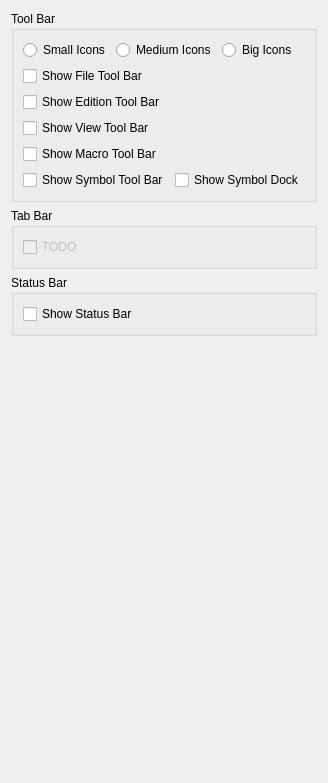
     <widget class="QWidget" name="pInterface">
      <layout class="QVBoxLayout">
       <item>
        <widget class="QGroupBox" name="gbToolBar">
         <property name="title">
          <string>Tool Bar</string>
         </property>
         <layout class="QVBoxLayout" name="verticalLayout_21">
          <item>
           <layout class="QHBoxLayout">
            <item>
             <widget class="QRadioButton" name="rbSmallToolBarIcon">
              <property name="text">
               <string>Small Icons</string>
              </property>
             </widget>
            </item>
            <item>
             <widget class="QRadioButton" name="rbMediumToolBarIcon">
              <property name="text">
               <string>Medium Icons</string>
              </property>
             </widget>
            </item>
            <item>
             <widget class="QRadioButton" name="rbBigToolBarIcon">
              <property name="text">
               <string>Big Icons</string>
              </property>
             </widget>
            </item>
           </layout>
          </item>
          <item>
           <widget class="QCheckBox" name="cbToolBarFile">
            <property name="text">
             <string>Show File Tool Bar</string>
            </property>
           </widget>
          </item>
          <item>
           <widget class="QCheckBox" name="cbToolBarEdit">
            <property name="text">
             <string>Show Edition Tool Bar</string>
            </property>
           </widget>
          </item>
          <item>
           <widget class="QCheckBox" name="cbToolBarView">
            <property name="text">
             <string>Show View Tool Bar</string>
            </property>
           </widget>
          </item>
          <item>
           <widget class="QCheckBox" name="cbToolBarMacro">
            <property name="text">
             <string>Show Macro Tool Bar</string>
            </property>
           </widget>
          </item>
          <item>
           <layout class="QHBoxLayout" name="horizontalLayout_11">
            <item>
             <widget class="QCheckBox" name="cbToolBarSymbol">
              <property name="text">
               <string>Show Symbol Tool Bar</string>
              </property>
             </widget>
            </item>
            <item>
             <widget class="QCheckBox" name="cbDockSymbol">
              <property name="text">
               <string>Show Symbol Dock</string>
              </property>
             </widget>
            </item>
           </layout>
          </item>
         </layout>
        </widget>
       </item>
       <item>
        <widget class="QGroupBox" name="gbTabBar">
         <property name="title">
          <string>Tab Bar</string>
         </property>
         <layout class="QVBoxLayout">
          <item>
           <widget class="QCheckBox" name="cbTodo">
            <property name="enabled">
             <bool>false</bool>
            </property>
            <property name="text">
             <string>TODO</string>
            </property>
           </widget>
          </item>
         </layout>
        </widget>
       </item>
       <item>
        <widget class="QGroupBox" name="gbStatusBar">
         <property name="title">
          <string>Status Bar</string>
         </property>
         <layout class="QVBoxLayout">
          <item>
           <widget class="QCheckBox" name="cbStatusBar">
            <property name="text">
             <string>Show Status Bar</string>
            </property>
           </widget>
          </item>
         </layout>
        </widget>
       </item>
       <item>
        <spacer>
         <property name="orientation">
          <enum>Qt::Vertical</enum>
         </property>
         <property name="sizeHint" stdset="0">
          <size>
           <width>20</width>
           <height>436</height>
          </size>
         </property>
        </spacer>
       </item>
      </layout>
     </widget>
